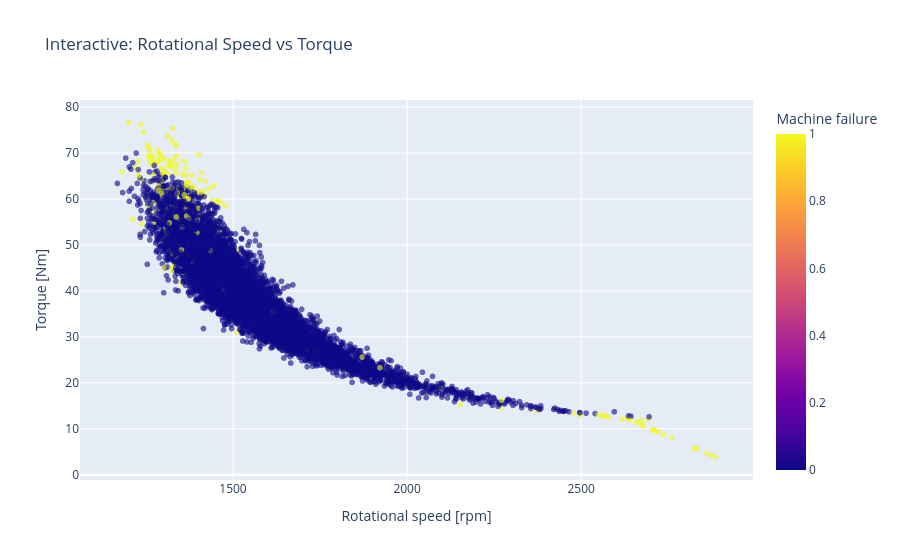

The notebook cell this image was saved under:
### Code cell
import plotly.express as px

fig = px.scatter(df, 
                 x='Rotational speed [rpm]', 
                 y='Torque [Nm]',
                 color='Machine failure',
                 color_discrete_map={0: '#4C9BE8', 1: '#E8614C'},
                 title='Interactive: Rotational Speed vs Torque',
                 hover_data=['Type', 'Tool wear [min]'],
                 opacity=0.6)
fig.write_html('../reports/figures/10_interactive_speed_torque.html')
fig.show()

### Figure 1 — Plotly figure (JSON) as saved in the notebook; plotly's stock layout.template omitted (floating-point values rounded to 4 significant figures; data arrays with more than 128 entries replaced by an {"elided": "..."} marker saying what was removed)
{"data": [{"customdata": {"elided": "10000x2 mixed values"}, "hovertemplate": "Rotational speed [rpm]=%{x}<br>Torque [Nm]=%{y}<br>Type=%{customdata[0]}<br>Tool wear [min]=%{customdata[1]}<br>Machine failure=%{marker.color}<extra></extra>", "legendgroup": "", "marker": {"color": {"elided": "10000 int values"}, "coloraxis": "coloraxis", "opacity": 0.6, "symbol": "circle"}, "mode": "markers", "name": "", "showlegend": false, "type": "scattergl", "x": {"elided": "10000 int values"}, "xaxis": "x", "y": {"elided": "10000 float values"}, "yaxis": "y"}], "layout": {"coloraxis": {"colorbar": {"title": {"text": "Machine failure"}}, "colorscale": [[0, "#0d0887"], [0.1111, "#46039f"], [0.2222, "#7201a8"], [0.3333, "#9c179e"], [0.4444, "#bd3786"], [0.5556, "#d8576b"], [0.6667, "#ed7953"], [0.7778, "#fb9f3a"], [0.8889, "#fdca26"], [1, "#f0f921"]]}, "legend": {"tracegroupgap": 0}, "title": {"text": "Interactive: Rotational Speed vs Torque"}, "xaxis": {"anchor": "y", "domain": [0, 1], "title": {"text": "Rotational speed [rpm]"}}, "yaxis": {"anchor": "x", "domain": [0, 1], "title": {"text": "Torque [Nm]"}}}}
